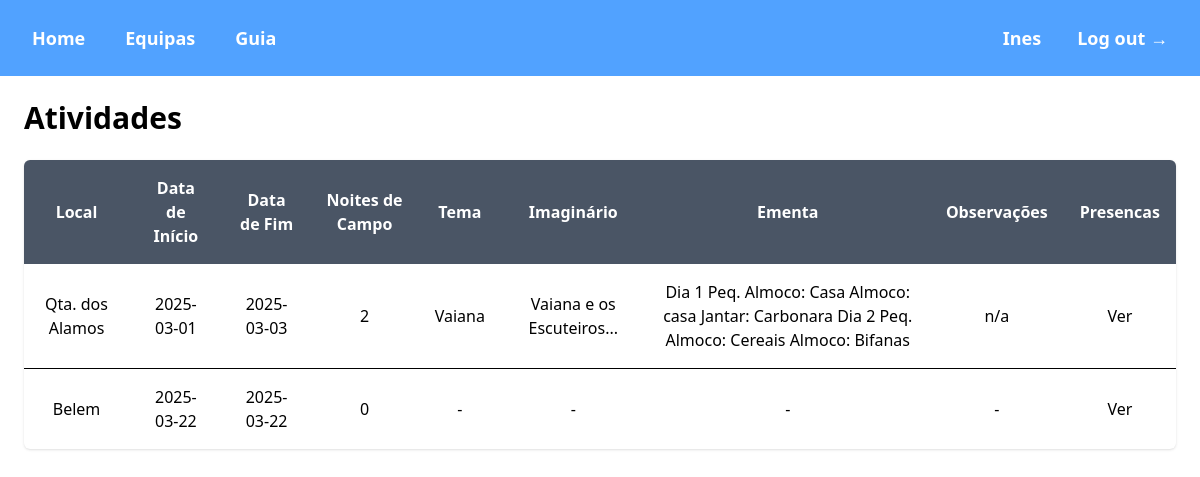
The app's page /public/atividades.php (signed in) with its own data.
### tables this page shows
CREATE TABLE `atividades` (
  `id` int(11) NOT NULL,
  `local` varchar(255) NOT NULL,
  `data_inicio` date NOT NULL,
  `data_fim` date NOT NULL,
  `noites_campo` int(11) NOT NULL,
  `tema` varchar(100) NOT NULL,
  `imaginario` text NOT NULL,
  `ementa` text NOT NULL,
  `observacoes` text NOT NULL,
  `created_at` timestamp NULL DEFAULT current_timestamp()
);

### public/atividades.php (the view, shortened to what this page needs)
<?php
    require '../private/connection.php';
?>
<!DOCTYPE html>
<html lang="en">
<head>
    <script src="https://unpkg.com/@tailwindcss/browser@4"></script>
</head>
<body>
    <?php include("header.php"); ?>
    <div class="p-6">
        <div class="max-w-[1650px] mx-auto">
            <h2 class="text-3xl font-bold">Atividades</h2>
            <div class="mt-6 bg-white shadow-sm rounded-md overflow-hidden">
                <div class="overflow-x-auto">
                <?php
                    $selectAtividades = "SELECT * FROM atividades";
                    $result = $connection->query($selectAtividades);
                    if ($result && $result->num_rows > 0):
                ?>
                    <table class="w-full min-w-full border-collapse">
                        <thead class="bg-gray-600 text-white">
                            <tr>
                                <th class="p-4 text-center">Local</th>
                                <th class="p-4 text-center">Data de Início</th>
                                <th class="p-4 text-center">Data de Fim</th>
                                <th class="p-4 text-center">Noites de Campo</th>
                                <th class="p-4 text-center">Tema</th>
                                <th class="p-4 text-center">Imaginário</th>
                                <th class="p-4 text-center">Ementa</th>
                                <th class="p-4 text-center">Observações</th>
                                <th class="p-4 text-center">Presencas</th>
                            </tr>
                        </thead>
                        <tbody class="divide-y">
                            <?php
                                while ($row = $result->fetch_assoc()) {
                                    echo "<tr class='hover:bg-gray-100'>";
                                    echo "<td class='p-4 text-center' data-label='Local'>" . htmlspecialchars($row['local']) . "</td>";
                                    echo "<td class='p-4 text-center' data-label='Data de Início'>" . htmlspecialchars($row['data_inicio']) . "</td>";
                                    echo "<td class='p-4 text-center' data-label='Data de Fim'>" . htmlspecialchars($row['data_fim']) . "</td>";
                                    echo "<td class='p-4 text-center' data-label='Noites de Campo'>" . htmlspecialchars($row['noites_campo']) . "</td>";
                                    echo "<td class='p-4 text-center' data-label='Tema'>" . htmlspecialchars($row['tema']) . "</td>";
                                    echo "<td class='p-4 text-center' data-label='Imaginário'>" . htmlspecialchars($row['imaginario']) . "</td>";
                                    echo "<td class='p-4 text-center' data-label='Ementa'>" . htmlspecialchars($row['ementa']) . "</td>";
                                    echo "<td class='p-4 text-center' data-label='Observações'>" . htmlspecialchars($row['observacoes']) . "</td>";
                                    echo "<td class='p-4 text-center' data-label='Presencas'>Ver</td>";
                                    echo "</tr>";
                                }
                            ?>
                        </tbody>
                    </table>
                    <?php
                        else:
                            echo "<p>Não foram encontradas atividades</p>";
                        endif;
                    ?>
                </div>
            </div>
        </div>
    </div>
</body>
</html>

### records on screen
atividades: local "Qta. dos Alamos", data_inicio "2025-03-01", data_fim "2025-03-03", noites_campo "2", tema "Vaiana", imaginario "Vaiana e os Escuteiros...", ementa "Dia 1 Peq. Almoco: Casa Almoco: casa Jantar: Carbonara Dia 2 Peq. Almoco: Cereais Almoco: Bifanas", observacoes "n/a"
atividades: local "Belem", data_inicio "2025-03-22", data_fim "2025-03-22", noites_campo "0", tema "-", imaginario "-", ementa "-", observacoes "-"

### other values on screen
$cargo "Guia"
$primeiroNome "Ines"
